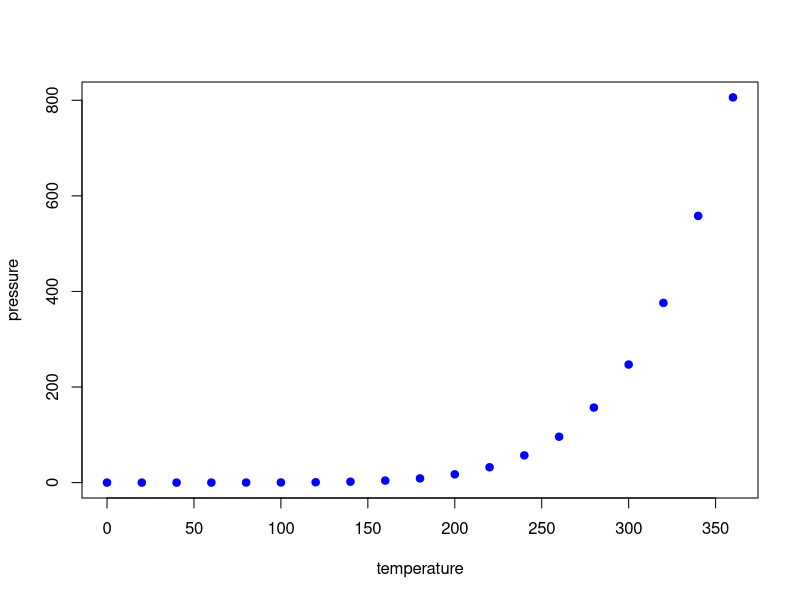

Source code (R):
## ---- chunk 1
knitr::opts_chunk$set(echo = TRUE, comment = NA)
## ---- chunk 2
summary(cars)
## ---- chunk 3
plot(pressure, col = "blue", pch = 19)
## ---- chunk 4
knitr::include_url("https://encrypted-tbn0.gstatic.com/images?q=tbn:ANd9GcQLndCNwLnsMqgZYJJL1Ndg751IGCRqW-KJ42rEjByHT0_OiaMU")

